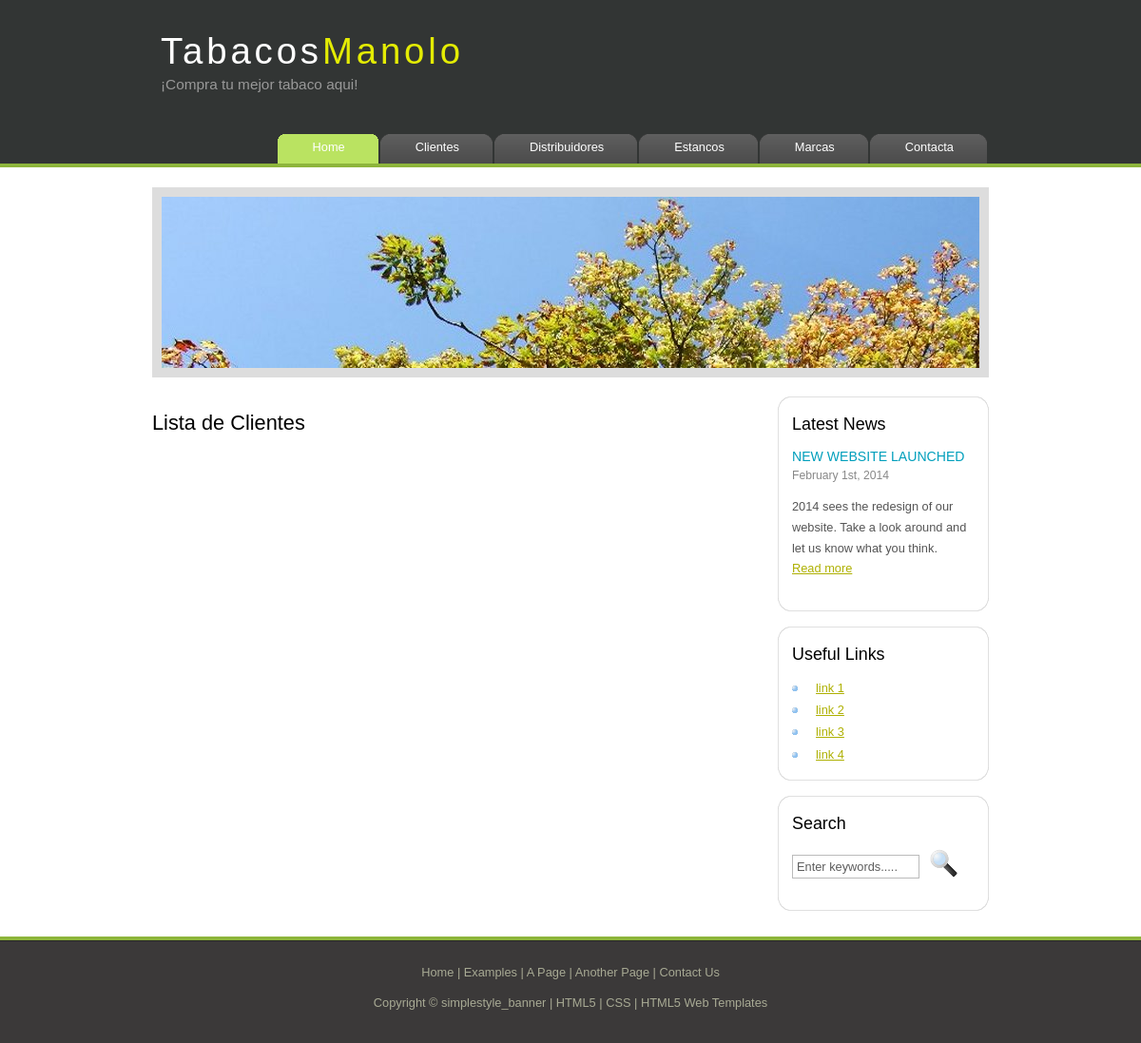
The app's page /tabacosAPP/listadoClientes/, older data.
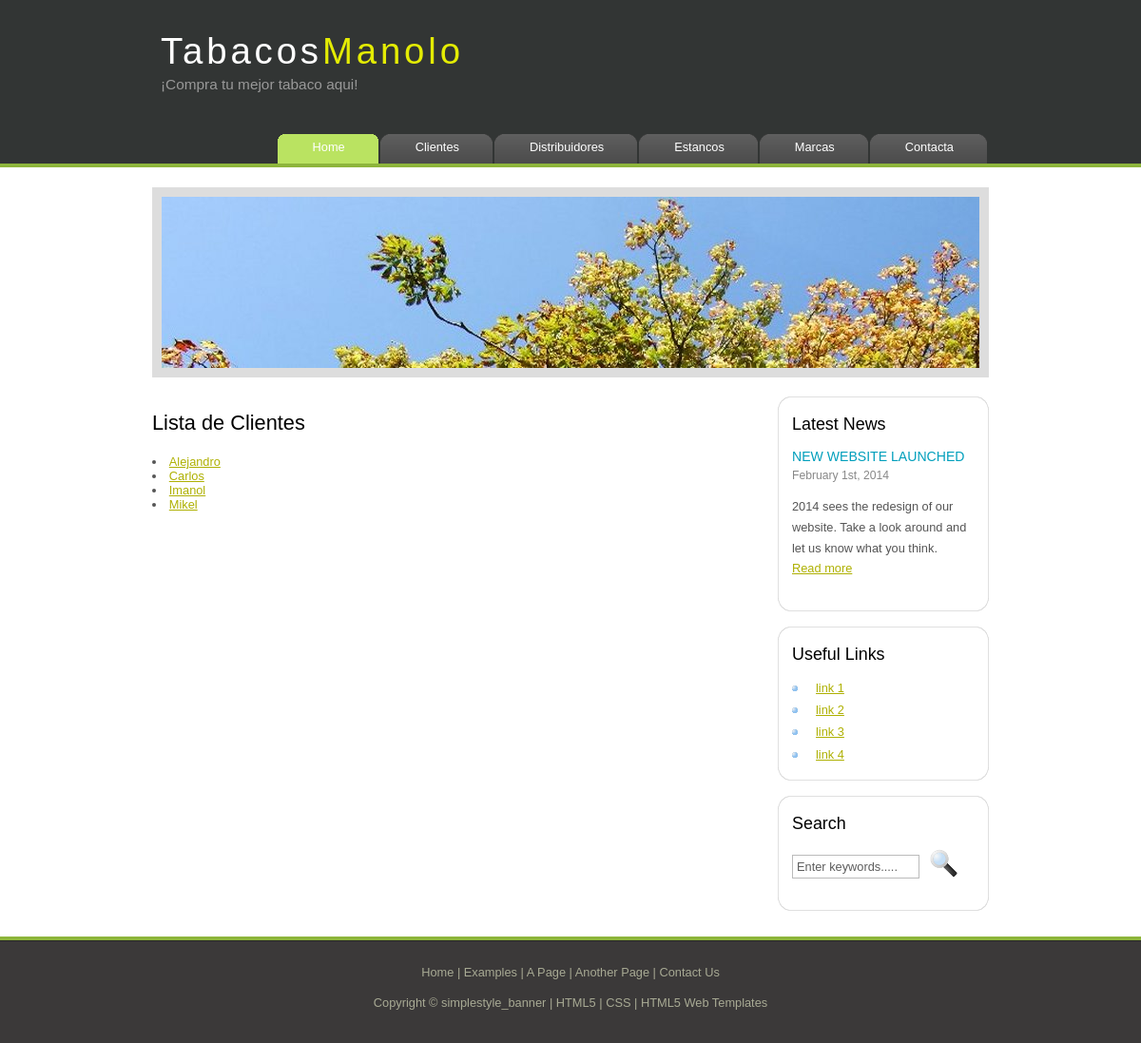
The same page, newer data.
### tabacosAPP/models.py (models this page shows, shortened)
class Cliente(models.Model):
    dni = models.CharField(max_length=9)
    nombre = models.CharField(max_length=100)
    apellido = models.CharField(max_length=100)
    edad = models.PositiveIntegerField()
    estanco = models.ForeignKey(Estanco, related_name='clientes', on_delete=models.CASCADE)
    imagenCliente = models.URLField(max_length=600, null= True, blank= True)

### tabacosAPP/views.py (the view)
# urls.py: path('listadoClientes/', views.listaClientes, name='listaClientes'),
def listaClientes(request):
    cliente = Cliente.objects.order_by('nombre')
    contexto = {'lista_clientes': cliente}
    return render(request, 'listaClientes.html', contexto)

### tabacosAPP/templates/listaClientes.html (shortened to what this page needs)
<html>
    <head>
    </head>
    <body>
        {% extends 'base.html' %}
        {% block contenido%}
        <h1>Lista de Clientes</h1>
        {% for cliente in lista_clientes %}
            <li>
                <a href="{% url 'detalleClientes' cliente.id %}">{{ cliente.nombre }}</a>
            </li>
        {% endfor %}
        {% endblock %}

Row changes from the older to the newer data that the page shows:
added Cliente: nombre "Alejandro"
added Cliente: nombre "Carlos"
added Cliente: nombre "Imanol"
added Cliente: nombre "Mikel"
